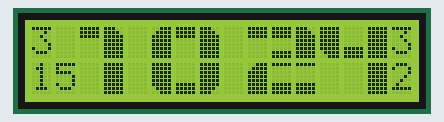
Recording of a sketch running on a simulated ESP8266 (NodeMCU). On the bench: 16×2 character LCD. WiFi joins after 1.5 s; servers stay silent unless stated; the local clock reads 2024-03-15 10:24:30 at power-on unless the sketch sets it; what the sketch prints to the serial monitor is not drawn.

Above: at 1.83 s.
At 6.26 s:
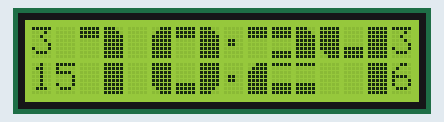
At 11.26 s:
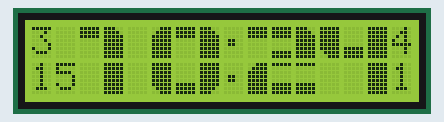
At 20.1 s:
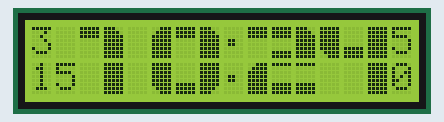
At 29.87 s:
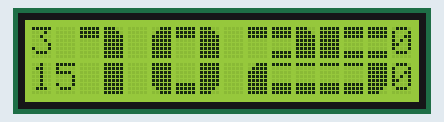
At 39.1 s:
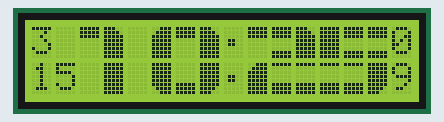

The sketch:

lcdbigfontclock1602.ino
```cpp
#include <LiquidCrystal_I2C.h>
#include <ESP8266WiFi.h>
#include <ESP8266WiFiMulti.h>
#include <time.h>
#define B 0x20
#define F 0xFF
#define C 0xA5

LiquidCrystal_I2C lcd(0x27, 16, 2);
// NodeMCU Dev Kit => D1 = SCL, D2 = SDA

const char *Mon[] = {"JAN", "FEB", "MAR", "APR", "MAY", "JUN", "JUL", "AUG", "SEP", "OCT", "NOV", "DEC"};
const char *Day[] = {"SUN", "MON", "TUE", "WED", "THU", "FRI", "SAT"};

//Wi-Fi
#define ssid1 "hogeID1"
#define password1 "hogePW1"
#define ssid2 "hogeID2"
#define password2 "hogePW2"
String newHostname = "Clock1602LCD";

WiFiEventHandler wifiConnectHandler;
WiFiEventHandler wifiDisconnectHandler;
ESP8266WiFiMulti wifiMulti;

//NTP client
int timezone = 9;
char ntp_server1[20] = "ntp.nict.jp";
char ntp_server2[20] = "ntp.jst.mfeed.ad.jp";
char ntp_server3[20] = "time.aws.com";
int dst = 0;

int msecond, second, minute, hour, dayOfWeek, dayOfMonth, month, year, dots;

unsigned long lastSecond = millis();
unsigned long currentMillis = 0;
unsigned long lastUpdateTime = 0;
unsigned long lastUpdateData = 0;
String upperSec = "0";
String underSec = "0";

//custom charactor
byte cc1[8] = {0x07,0x0F,0x1F,0x1F,0x1F,0x1F,0x1F,0x1F};//binarycode
byte cc2[8] = {0x1F,0x1F,0x1F,0x00,0x00,0x00,0x00,0x00};
byte cc3[8] = {0x1C,0x1E,0x1F,0x1F,0x1F,0x1F,0x1F,0x1F};
byte cc4[8] = {0x1F,0x1F,0x1F,0x1F,0x1F,0x1F,0x0F,0x07};
byte cc5[8] = {0x00,0x00,0x00,0x00,0x00,0x1F,0x1F,0x1F};
byte cc6[8] = {0x1F,0x1F,0x1F,0x1F,0x1F,0x1F,0x1E,0x1C};
byte cc7[8] = {0x1F,0x1F,0x1F,0x00,0x00,0x00,0x1F,0x1F};
byte cc8[8] = {0x1F,0x00,0x00,0x00,0x00,0x1F,0x1F,0x1F};

// send custom characters to the display

void initWiFi() {
  WiFi.hostname(newHostname.c_str());
  WiFi.mode(WIFI_STA);
//  WiFi.begin(ssid1, password1);
  wifiMulti.addAP(ssid1,password1);
  wifiMulti.addAP(ssid2,password2);
  Serial.print("Connecting to WiFi ..");
  while (wifiMulti.run() != WL_CONNECTED) {
    Serial.print('.');
    delay(1000);
  }
}

void onWifiConnect(const WiFiEventStationModeGotIP& event) {
  Serial.println("Connected to Wi-Fi sucessfully.");
  Serial.print("IP address: ");
  Serial.println(WiFi.localIP());
  Serial.print("SSID: ");
  Serial.println(WiFi.SSID());
  Serial.print("RRSI: ");
  Serial.println(WiFi.RSSI());
  Serial.printf("hostname: %s\n", WiFi.hostname().c_str());
}

void onWifiDisconnect(const WiFiEventStationModeDisconnected& event) {
  Serial.println("Disconnected from Wi-Fi, trying to connect...");
  WiFi.disconnect();
  WiFi.hostname(newHostname.c_str());
  while (wifiMulti.run() != WL_CONNECTED) {
  Serial.print('.');
  delay(1000);
  }
}


void DefineLargeChar() {
    lcd.createChar(1, cc1);
    lcd.createChar(2, cc2);
    lcd.createChar(3, cc3);
    lcd.createChar(4, cc4);
    lcd.createChar(5, cc5);
    lcd.createChar(6, cc6);
    lcd.createChar(7, cc7);
    lcd.createChar(8, cc8);
}

// 0 1 2 3 4 5 6 7 8 9
char bn1[] = {
  1, 2, 3,  2, 3, B,  2, 7, 3,  2, 7, 3,  4, 5, F,  F, 7, 7,  1, 7, 7,  2, 2, 6,  1, 7, 3,  1, 7, 3
};
char bn2[] = {
  4, 5, 6,  B, F, B,  1, 8, 8,  5, 8, 6,  B, B, F,  8, 8, 6,  4, 8, 6,  B, 1, B,  4, 8, 6,  5, 5, 6
};


void printTwoNumber(uint8_t number, uint8_t position)//13
{
  // Print position is hardcoded
  int digit0; // To represent the ones
  int digit1; // To represent the tens
  digit0 = number % 10;
  digit1 = number / 10;

  // Line 1 of the two-digit number
  lcd.setCursor(position, 0);
  lcd.write(bn1[digit1 * 3]);
  lcd.write(bn1[digit1 * 3 + 1]);
  lcd.write(bn1[digit1 * 3 + 2]);
  //lcd.write(B); // Blank
  lcd.write(bn1[digit0 * 3]);
  lcd.write(bn1[digit0 * 3 + 1]);
  lcd.write(bn1[digit0 * 3 + 2]);

  // Line 2 of the two-digit number
  lcd.setCursor(position, 1);
  lcd.write(bn2[digit1 * 3]);
  lcd.write(bn2[digit1 * 3 + 1]);
  lcd.write(bn2[digit1 * 3 + 2]);
  //lcd.write(B); // Blank
  lcd.write(bn2[digit0 * 3]);
  lcd.write(bn2[digit0 * 3 + 1]);
  lcd.write(bn2[digit0 * 3 + 2]);
}

void printColons(uint8_t position)
{
  lcd.setCursor(position, 0);
  lcd.write (C);
  lcd.setCursor(position, 1);
  lcd.write (C);
}

void printNoColons(uint8_t position)
{
  lcd.setCursor(position, 0);
  lcd.write (B);
  lcd.setCursor(position, 1);
  lcd.write (B);
}

void setup() {
  Serial.begin(115200);

  //Register event handlers
  wifiConnectHandler = WiFi.onStationModeGotIP(onWifiConnect);
  wifiDisconnectHandler = WiFi.onStationModeDisconnected(onWifiDisconnect);

  initWiFi();

  configTime(timezone * 3600, dst, ntp_server1, ntp_server2, ntp_server3);
  Serial.println("Waiting for time");
  while (!time(nullptr)) {
    Serial.print(".");
    delay(500);
  }

  lcd.init();
  lcd.backlight();
  DefineLargeChar(); // Create the custom characters
  lcd.clear();

  updateTime();
  updateData();
}

void loop() {
  currentMillis = millis();

  if ((currentMillis - lastUpdateTime) > 300000) updateTime();
  if ((currentMillis - lastUpdateData) > 600000) updateData();
  if (year < 2000) updateTime();

  dots = (currentMillis % 1000) < 500;
  if (dots) printColons(8); else printNoColons(8);

  if ((millis() - lastSecond) > 1000) {
    lastSecond = millis();
    second++;
    if (second > 59) {
      second = 0;
      minute++;
      if (minute > 59) {
        minute = 0;
        hour++;
        if (hour > 23) hour = 0;
      }
    }

    if (second < 10) {
      upperSec = "0";
      underSec = (String(second)).substring(0, 1);
    } else {
      upperSec = (String(second)).substring(0, 1);
      underSec = (String(second)).substring(1, 2);
    }

    printTwoNumber(hour, 2);
    printTwoNumber(minute, 9);
    lcd.setCursor(15, 0); lcd.print(upperSec);
    lcd.setCursor(15, 1); lcd.print(underSec);
    lcd.setCursor(0,0); lcd.print(month);
    lcd.setCursor(0,1); lcd.print(dayOfMonth);
  }
}

void updateData() {
  lastUpdateData = millis();
}

void updateTime() {
  lastUpdateTime = millis();
  time_t now = time(nullptr);
  struct tm* newtime = localtime(&now);

  year = String(newtime->tm_year + 1900).toInt();
  month = String(newtime->tm_mon + 1).toInt();
  dayOfMonth = String(newtime->tm_mday).toInt();
  dayOfWeek = String(newtime->tm_wday).toInt();
  hour = String(newtime->tm_hour).toInt();
  minute = String(newtime->tm_min).toInt();
  second = String(newtime->tm_sec).toInt();
}
```

Measured:
- what the display in image 1 shows lasts 0.5 s, from 6.0 s to 6.5 s
